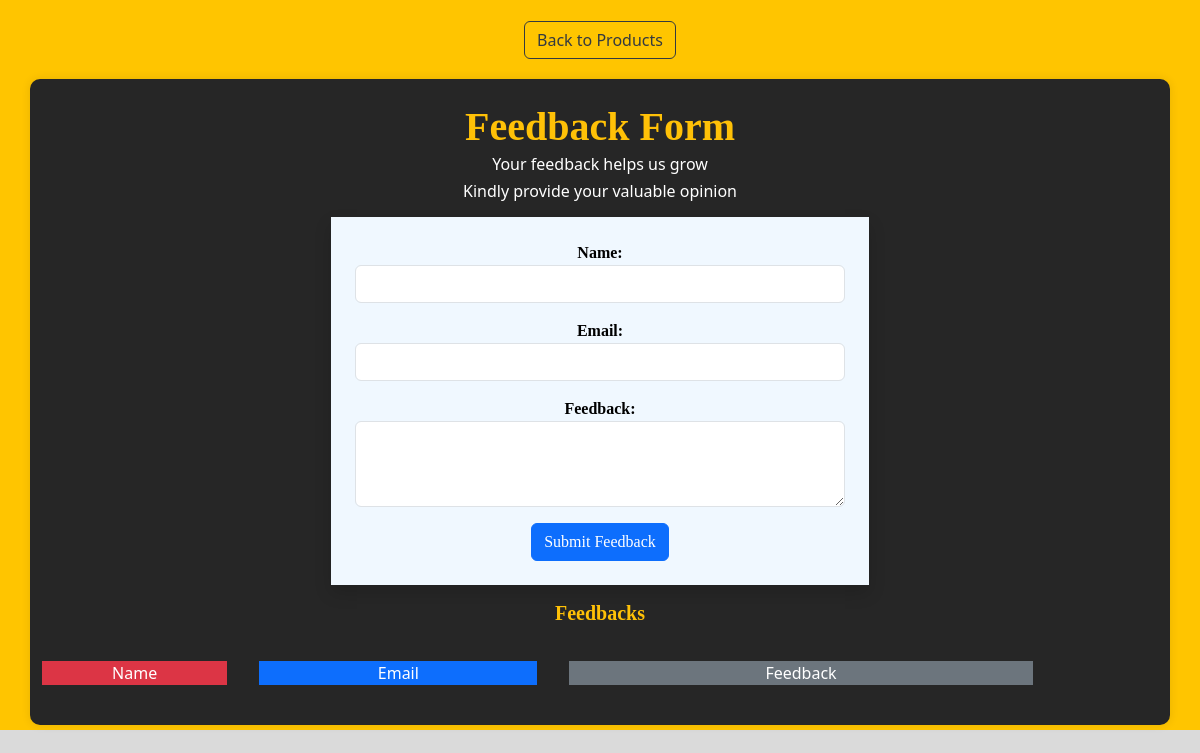
The app's page /userfeedback/, older data.
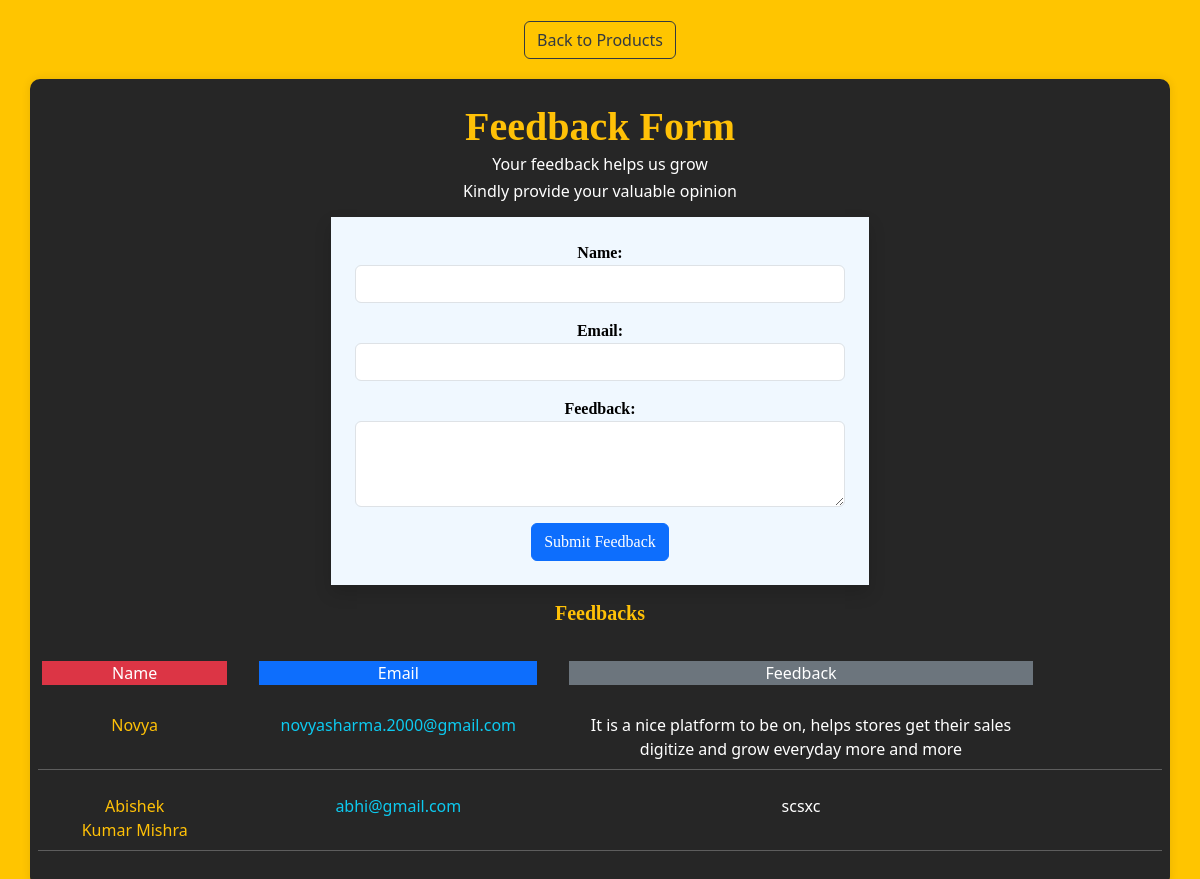
The same page, newer data.
### app/models.py (models this page shows)
class Feedback(models.Model):
    feed_id = models.BigAutoField(primary_key=True)
    name=models.CharField(max_length=100)
    email=models.CharField(max_length=100)
    feedback=models.TextField(max_length=1000)

### app/views.py (the view, shortened to what this page needs)
# urls.py: path('userfeedback/', views.userFeedbackView.as_view(), name="userfeedback"),
class userFeedbackView(View):
    def get(self, request):
        form = FeedbackForm()
        feedbacks = Feedback.objects.all().order_by('-feed_id')
        return render(request, "app/userfeedback.html",{'form':form, 'feedbacks':feedbacks})

### app/forms.py
class FeedbackForm(forms.Form):
    name = forms.CharField(required=True, widget=forms.TextInput(attrs={'autofocus': 'True', 'class': 'form-control'}))
    email = forms.CharField(required=True, widget=forms.TextInput(attrs={'class': 'form-control'}))
    feedback = forms.CharField(widget=forms.Textarea(attrs={'rows': 3, 'class':'form-control'}), required=True)

### app/templates/app/userfeedback.html (shortened to what this page needs)
<!DOCTYPE html>
{% load static %}
<html lang="en">
<head>
    <link href="https://cdn.jsdelivr.net/npm/bootstrap@5.3.2/dist/css/bootstrap.min.css" rel="stylesheet">
    <link rel="stylesheet" type="text/css" href="{% static 'app/css/style.css' %}" />
</head>
<body>
    <ul class="nav justify-content-center my-3">
        <li class="nav-item">
          <a class="btn btn-outline-dark" aria-current="page" href="{% url 'user-view' %}">Back to Products</a>
        </li>
    </ul>
    <div class="container text-center text-white feeback-box">
        <h1 class="my-1 text-warning" style="font-family: 'Baskerville', serif; font-weight: 800;">Feedback Form</h1>
        <h6>Your feedback helps us grow</h6>
        <h6>Kindly provide your valuable opinion</h6>
        <div class="row mt-3">
            <div class="col-md-6 offset-md-3 text-black " style="font-family: 'Baskerville', serif; font-weight: 800;">
                <form action="" method="post" novalidate class="shadow p-4">
                    {% for fm in form %}
                        <div class="mb-3">
                            {{ fm.label_tag }} <br>
                            {{ fm }}
                        </div>
                    {% endfor %}
                    <button type="submit" class="btn btn-primary">Submit Feedback</button>
                </form>
            </div>
            <br>
            <h5 class="my-3 text-warning" style="font-family: 'Baskerville', serif; font-weight: 800;">Feedbacks</h5>
            <br>
            <ul class="nav row my-3">
                <li class="nav-item mx-3 my-1 col-sm-2 bg-danger">Name</li>
                <li class="nav-item mx-3 my-1 col-sm-3 bg-primary">Email</li>
                <li class="nav-item mx-3 my-1 col-sm-5 bg-secondary">Feedback</li>
            </ul>
            {% for a in feedbacks %}
                <ul class="nav row my-2">
                    <li class="nav-item mx-3 col-sm-2 text-warning">{{a.name}}</li>
                    <li class="nav-item mx-3 col-sm-3 text-info">{{a.email}}</li>
                    <li class="nav-item mx-3 col-sm-5">{{a.feedback}}</li>
                </ul>
                <hr>
            {% endfor %}
        </div>
    </div>
</body>
</html>

Row changes from the older to the newer data that the page shows:
added Feedback: name "Novya", email "novyasharma.2000@gmail.com", feedback "It is a nice platform to be on, helps stores get their sales digitize and grow everyday more and more"
added Feedback: name "Abishek Kumar Mishra", email "abhi@gmail.com", feedback "scsxc"
